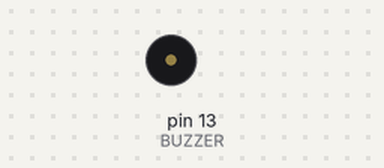
Recording of a sketch running on a simulated Arduino Uno, built with avr-gcc and run on an emulated ATmega328P. On the bench: buzzer (waves = sounding, pin HIGH).

Above: at 0.9 s.
At 6.7 s:
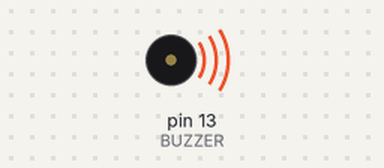
Timing chart, 0 to 8.8 s (numbered marks = the images above):
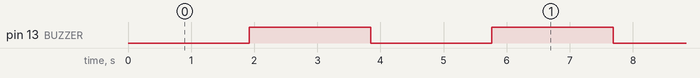

The sketch:

Buzzer_PWM.ino
```cpp
#define BUZZER 13 // GPIO pin connected to the buzzer

void setup() {
    pinMode(BUZZER, OUTPUT);
}

void loop() {
  for (int dutyCycle = 0; dutyCycle <= 255; dutyCycle++) {
    analogWrite(BUZZER, dutyCycle);
    delay(15);
  }
}
```

Measured:
- by itself, pin 13 (BUZZER): alternates HIGH for 1.9 s and LOW for 1.9 s
